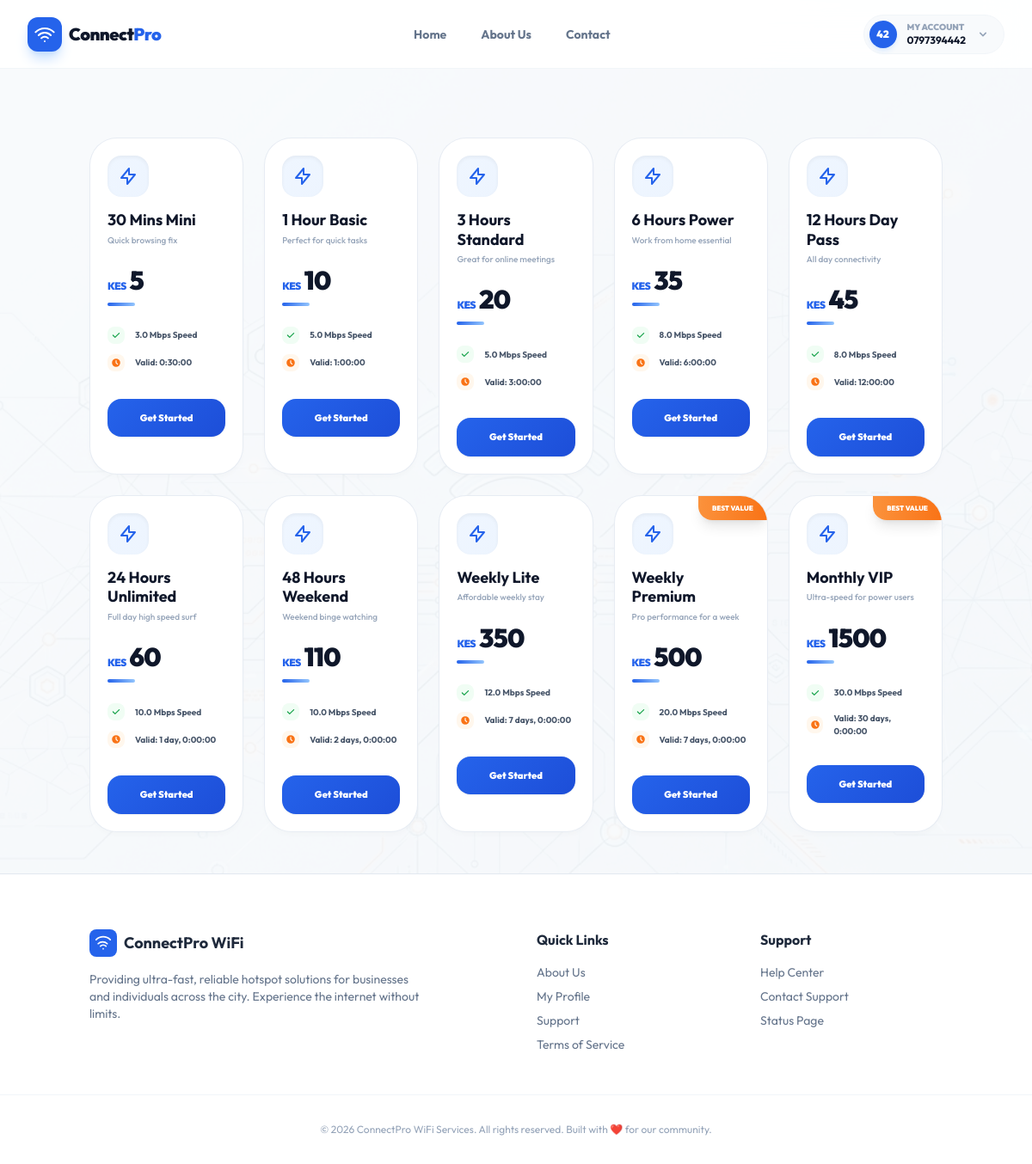
The app's page /portal/ (signed in) with its own data.
### apps/accounts/models.py (models this page shows)
class User(AbstractUser):
    username = None
    id = models.UUIDField(primary_key=True, default=uuid.uuid4, editable=False)
    phone_number = models.CharField(max_length=15, unique=True, db_index=True)
    email = models.EmailField(blank=True, null=True)
    USERNAME_FIELD = 'phone_number'
    REQUIRED_FIELDS = []
    objects = UserManager()
    @property
    def formatted_phone(self):
        phone = str(self.phone_number)
        if phone.startswith('254'):
            return phone[3:]
        if phone.startswith('0'):
            return phone[1:]
        return phone
    class Meta:
        verbose_name = 'User'
        verbose_name_plural = 'Users'

### apps/packages/models.py (models this page shows, shortened)
class Package(models.Model):
    id = models.UUIDField(primary_key=True, default=uuid.uuid4, editable=False)
    name = models.CharField(max_length=100)
    price = models.DecimalField(max_digits=10, decimal_places=2)
    duration = models.DurationField(help_text="Format: DD HH:MM:SS")
    bandwidth_limit_up = models.IntegerField(help_text="In kbps (e.g. 1024 for 1Mbps)", default=1024)
    bandwidth_limit_down = models.IntegerField(help_text="In kbps (e.g. 1024 for 1Mbps)", default=1024)
    description = models.TextField(blank=True, null=True)
    @property
    def mbps_down(self):
        return round(self.bandwidth_limit_down / 1024, 1)

### apps/portal/views.py (the view)
# urls.py: path('', PortalIndexView.as_view(), name='portal-index'),
class PortalIndexView(LoginRequiredMixin, View):
    login_url = 'login'
    def get(self, request):
        mac = request.GET.get('mac', '00:00:00:00:00:00')
        packages = Package.objects.all().order_by('price')
        router_id = request.GET.get('router_id', '1')
        session = HotspotSession.objects.filter(
            device__mac_address=mac,
            is_active=True,
            end_time__gt=timezone.now()
        ).first()
        if session:
            return render(request, 'portal/status.html', {
                'session': session,
                'mac': mac
            })
        context = {
            'mac': mac,
            'packages': packages,
            'router_id': router_id,
        }
        return render(request, 'portal/index.html', context)

### apps/portal/templates/portal/index.html (shortened to what this page needs)
{% extends 'portal/base.html' %}
{% block content %}
<div class="max-w-6xl mx-auto">
    <div class="grid grid-cols-1 gap-12 items-start pt-8">
        <div id="step-1" class="space-y-12">
            <div class="grid grid-cols-2 lg:grid-cols-5 gap-4 md:gap-6">
                {% for package in packages %}
                <div onclick="selectPackage('{{ package.id }}', '{{ package.price }}', '{{ package.name }}')"
                     class="premium-card p-5 rounded-[2rem] cursor-pointer relative overflow-hidden group"
                     id="pkg-{{ package.id }}">
                     {% if package.price >= 500 %}
                    <div class="absolute top-0 right-0 bg-gradient-to-l from-secondary to-orange-400 text-white text-[8px] font-black uppercase px-4 py-2 rounded-bl-2xl shadow-lg">
                        Best Value
                    </div>
                    {% endif %}
                    <div class="mb-5">
                        <div class="w-12 h-12 bg-gradient-to-br from-blue-50 to-blue-100/50 rounded-2xl flex items-center justify-center mb-4 group-hover:from-primary group-hover:to-blue-700 transition-all duration-500 shadow-inner">
                            <svg xmlns="http://www.w3.org/2000/svg" class="h-6 w-6 text-primary group-hover:text-white transition-colors" fill="none" viewBox="0 0 24 24" stroke="currentColor">
                                <path stroke-linecap="round" stroke-linejoin="round" stroke-width="2" d="M13 10V3L4 14h7v7l9-11h-7z" />
                            </svg>
                        </div>
                        <h3 class="font-bold text-lg text-slate-900 mb-1 leading-tight group-hover:text-primary transition-colors">{{ package.name }}</h3>
                        <p class="text-[10px] text-slate-400 font-medium line-clamp-2 leading-relaxed">{{ package.description|default:"Fast & stable connection" }}</p>
                    </div>
                    <div class="mb-6">
                        <div class="flex items-baseline gap-1">
                            <span class="text-xs font-black text-primary uppercase tracking-tighter">KES</span>
                            <span class="text-3xl font-black text-slate-900 tracking-tight">{{ package.price|floatformat:0 }}</span>
                        </div>
                        <div class="w-8 h-1 bg-gradient-to-r from-primary to-blue-300 rounded-full mt-2 group-hover:w-16 transition-all duration-500"></div>
                    </div>
                    <div class="space-y-3 mb-8">
                        <div class="flex items-center gap-3 text-[10px] font-bold text-slate-600">
                            <div class="w-5 h-5 bg-green-50 rounded-lg flex items-center justify-center">
                                <svg xmlns="http://www.w3.org/2000/svg" class="h-3 w-3 text-green-600" viewBox="0 0 20 20" fill="currentColor">
                                    <path fill-rule="evenodd" d="M16.707 5.293a1 1 0 010 1.414l-8 8a1 1 0 01-1.414 0l-4-4a1 1 0 011.414-1.414L8 12.586l7.293-7.293a1 1 0 011.414 0z" clip-rule="evenodd" />
                                </svg>
                            </div>
                            <span>{{ package.mbps_down }} Mbps Speed</span>
                        </div>
                        <div class="flex items-center gap-3 text-[10px] font-bold text-slate-600">
                            <div class="w-5 h-5 bg-orange-50 rounded-lg flex items-center justify-center">
                                <svg xmlns="http://www.w3.org/2000/svg" class="h-3 w-3 text-secondary" viewBox="0 0 20 20" fill="currentColor">
                                    <path fill-rule="evenodd" d="M10 18a8 8 0 100-16 8 8 0 000 16zm1-12a1 1 0 10-2 0v4a1 1 0 00.293.707l2.828 2.829a1 1 0 101.415-1.415L11 9.586V6z" clip-rule="evenodd" />
                                </svg>
                            </div>
                            <span>Valid: {{ package.duration }}</span>
                        </div>
                    </div>
                    <div class="w-full py-3.5 rounded-2xl bg-slate-50 text-center text-[11px] font-black btn-hover-target text-slate-400 transition-all shadow-sm">
                        Get Started
                    </div>
                </div>
                {% endfor %}
            </div>
        </div>
    </div>
</div>
{% endblock %}

### apps/portal/templates/portal/base.html (shortened to what this page needs)
{% load static %}
<!DOCTYPE html>
<html lang="en">
<head>
    <script src="https://cdn.tailwindcss.com"></script>
</head>
<body class="text-slate-800 flex flex-col pt-20">
    <nav class="fixed top-0 left-0 w-full bg-white/90 backdrop-blur-xl border-b border-slate-100 z-50 h-20">
    <div class="max-w-7xl mx-auto px-4 md:px-8 h-full flex items-center justify-between">
        <div class="flex items-center gap-4">
            <a href="{% url 'portal-index' %}" class="flex items-center gap-2 group">
                <div class="w-10 h-10 bg-primary rounded-xl flex items-center justify-center shadow-lg shadow-blue-200 group-hover:scale-105 transition-transform">
                </div>
                <span class="text-xl font-black text-slate-900 tracking-tight hidden sm:block">Connect<span class="text-primary">Pro</span></span>
            </a>
        </div>
        <div class="hidden md:flex items-center gap-10 text-sm font-bold text-slate-500">
            <a href="{% url 'portal-index' %}" class="hover:text-primary transition-colors relative group">
                Home
            </a>
            <a href="{% url 'about' %}" class="hover:text-primary transition-colors relative group">
                About Us
            </a>
            <a href="{% url 'contact' %}" class="hover:text-primary transition-colors relative group">
                Contact
            </a>
        </div>
        <div class="flex items-center gap-4 relative">
            {% if user.is_authenticated %}
                <button id="user-menu-btn" class="flex items-center gap-3 p-1.5 pr-4 rounded-full bg-slate-50 border border-slate-100 hover:border-primary/20 hover:bg-white transition-all group">
                    <div class="w-8 h-8 rounded-full bg-primary text-white flex items-center justify-center font-black text-xs shadow-md shadow-blue-100">
                        {{ user.phone_number|slice:"-2:" }}
                    </div>
                    <div class="hidden sm:block text-left">
                        <p class="text-[10px] font-black text-slate-400 uppercase leading-none mb-1">My Account</p>
                        <p class="text-xs font-bold text-slate-900 leading-none">{{ user.phone_number }}</p>
                    </div>
                </button>
            {% else %}
                <a href="{% url 'login' %}" class="text-sm font-bold text-primary hover:underline">Login</a>
                <a href="{% url 'register' %}" class="bg-primary text-white px-6 py-2.5 rounded-xl text-sm font-bold hover:bg-blue-700 shadow-lg shadow-blue-200 transition-all">Join Now</a>
            {% endif %}
        </div>
    </div>
</nav>
    <main class="flex-grow container mx-auto px-4 py-12">
        {% block content %}{% endblock %}
    </main>
    <footer class="bg-white border-t border-slate-200 pt-16 pb-8">
        <div class="container mx-auto px-4 grid grid-cols-1 md:grid-cols-4 gap-12 mb-12">
            <div class="col-span-1 md:col-span-2">
                <div class="flex items-center gap-2 mb-4">
                    <div class="w-8 h-8 bg-primary rounded-lg flex items-center justify-center">
                        <svg xmlns="http://www.w3.org/2000/svg" class="h-5 w-5 text-white" fill="none" viewBox="0 0 24 24" stroke="currentColor">
                            <path stroke-linecap="round" stroke-linejoin="round" stroke-width="2" d="M8.111 16.404a5.5 5.5 0 017.778 0M12 20h.01m-7.08-7.071a9.05 9.05 0 0112.728 0m-15.557-5.657a14 14 0 0119.8 0" />
                        </svg>
                    </div>
                    <span class="text-lg font-bold">ConnectPro WiFi</span>
                </div>
                <p class="text-slate-500 text-sm max-w-sm">
                    Providing ultra-fast, reliable hotspot solutions for businesses and individuals across the city. Experience the internet without limits.
                </p>
            </div>
            <div>
                <h4 class="font-bold mb-4">Quick Links</h4>
                <ul class="space-y-2 text-sm text-slate-500">
                    <li><a href="{% url 'about' %}" class="hover:text-primary">About Us</a></li>
                    <li><a href="{% url 'profile' %}" class="hover:text-primary">My Profile</a></li>
                    <li><a href="{% url 'contact' %}" class="hover:text-primary">Support</a></li>
                    <li><a href="#" class="hover:text-primary">Terms of Service</a></li>
                </ul>
            </div>
            <div>
                <h4 class="font-bold mb-4">Support</h4>
                <ul class="space-y-2 text-sm text-slate-500">
                    <li><a href="#" class="hover:text-primary">Help Center</a></li>
                    <li><a href="#" class="hover:text-primary">Contact Support</a></li>
                    <li><a href="#" class="hover:text-primary">Status Page</a></li>
                </ul>
            </div>
        </div>
        <div class="text-center text-slate-400 text-xs border-t border-slate-100 pt-8">
            &copy; 2026 ConnectPro WiFi Services. All rights reserved. Built with ❤️ for our community.
        </div>
    </footer>
</body>
</html>

### records on screen
User: phone_number "42", phone_number "0797394442"
Package: name "30 Mins Mini", description "Quick browsing fix", price "5", mbps_down "3.0", duration "0:30:00"
Package: name "1 Hour Basic", description "Perfect for quick tasks", price "10", mbps_down "5.0", duration "1:00:00"
Package: name "3 Hours Standard", description "Great for online meetings", price "20", mbps_down "5.0", duration "3:00:00"
Package: name "6 Hours Power", description "Work from home essential", price "35", mbps_down "8.0", duration "6:00:00"
Package: name "12 Hours Day Pass", description "All day connectivity", price "45", mbps_down "8.0", duration "12:00:00"
Package: name "24 Hours Unlimited", description "Full day high speed surf", price "60", mbps_down "10.0", duration "1 day, 0:00:00"
Package: name "48 Hours Weekend", description "Weekend binge watching", price "110", mbps_down "10.0", duration "2 days, 0:00:00"
Package: name "Weekly Lite", description "Affordable weekly stay", price "350", mbps_down "12.0", duration "7 days, 0:00:00"
Package: shows "BEST VALUE", name "Weekly Premium", description "Pro performance for a week", price "500", mbps_down "20.0", duration "7 days, 0:00:00"
Package: shows "BEST VALUE", name "Monthly VIP", description "Ultra-speed for power users", price "1500", mbps_down "30.0", duration "30 days, 0:00:00"
